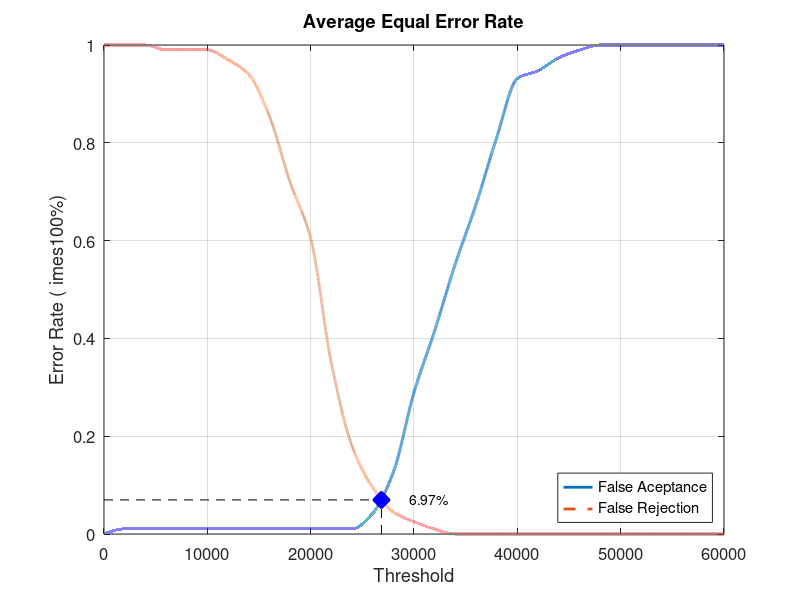
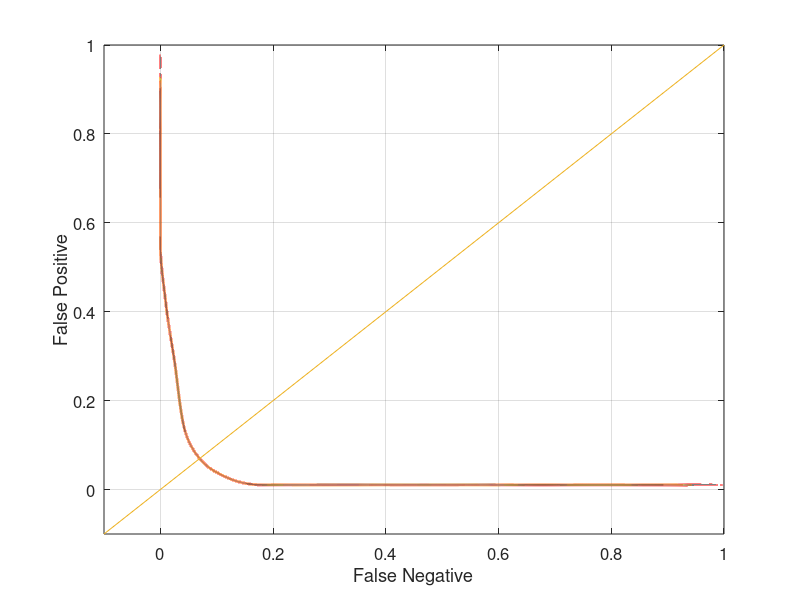

Here is the MATLAB script that generated these plots, in order:
close all;
clear;
clc;
x = 0:2000:60000;
xq = 0:0.5:60000;

y0 = [0 0.0105263 0.0105263 0.0105263 0.0105263 0.0105263 0.0105263 0.0105263 0.0105263 0.0105263 0.0105263 0.0105263 0.0105263 0.0421053 0.126316 0.289474 0.415789 0.552632 0.673684 0.810526 0.931579 0.947368 0.973684 0.989474 1 1 1 1 1 1 1]
yy0 = interp1(x, y0, xq, 'pchip');
y1 = [1 1 1 0.99 0.99 0.99 0.97 0.94 0.855 0.72 0.605 0.35 0.18 0.095 0.045 0.025 0.01 0 0 0 0 0 0 0 0 0 0 0 0 0 0]
yy1 = interp1(x, y1, xq, 'pchip');

% Calculating EER: 
y2 = abs(y0 - y1);
find(y2 == min(y2))
yy2 = abs(yy0 - yy1);
xEER = find(yy2 == min(yy2));
xEERIndex = xq(xEER) % X-axis EER
yEER = yy0(xEER) % Y-axis EER

main = figure
plot(xq, yy0,'-','LineWidth', 2);	hold on
plot(xq, yy1,'--','LineWidth', 2);	hold on
plot([xEERIndex xEERIndex], [0 yEER], 'k--');	hold on
plot([0 xEERIndex], [yEER yEER], 'k--');	hold on
plot(xEERIndex, yEER, 'bx', 'LineWidth', 10);	hold on
text(xEERIndex + 10 * xEERIndex / 100, yEER, [num2str(round((10000 * yEER)) / 100) '%'])
legend('False Aceptance', 'False Rejection', 'Location', 'SouthEast')
xlabel('Threshold')
ylabel('Error Rate (	imes100%)')
title('Average Equal Error Rate')
set(gca, 'FontSize', 12)
axis([0 60000 0 1])
grid on

print(main, 'Database4_4Main', '-dpng');
FNRxFPR = figure('Color', [1 1 1]);
plot(yy1, yy0, '-', yy1, yy0, 'LineWidth', 2);
hold on
y = -0.1:0.1:1
plot(y, y); 
set(gca, 'FontSize', 12)
xlabel('False Negative')
ylabel('False Positive')
axis([-0.1 1 -0.1 1])
set(gca, 'FontSize', 12)
grid on

print(FNRxFPR, 'Database4_4FNRxFPR','-dpng');
